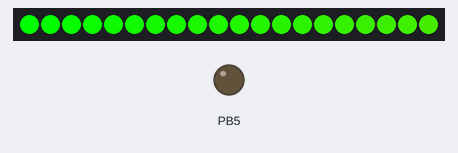
Simulated run of this sketch. Board: ATtiny85, built with avr-gcc and run on an emulated ATtiny85. Shown: 20 RGB LEDs in strip order, left to right, output pins drawn as LEDs (lit = HIGH). Wiring (inferred from the names in the program): WS2801 LEDs: data PB4; clock PB2. Dim RGB values are drawn brighter than linear; pins used as bus, display or sensor lines are not drawn.

Above: at 62.19 s.
At 63.4 s:
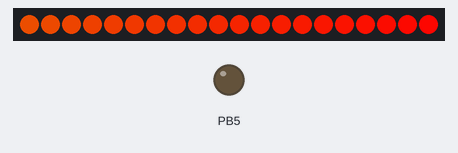
At 64.61 s:
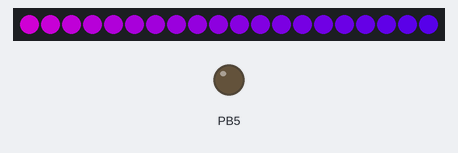
At 67.35 s:
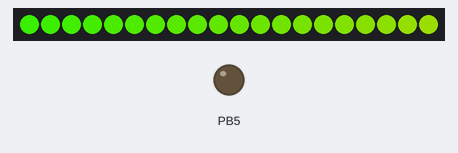
Timing chart, 0 to 68.8 s (numbered marks = the images above):
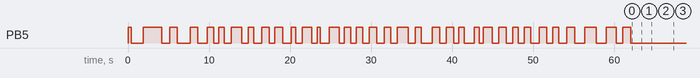

The sketch:

floppy-music.ino
```cpp
/****************************************/
/* Access point for the Arduino project */
/****************************************/
```

main.cpp
```cpp
#include <Arduino.h>
#include "SPI.h"
#ifdef __AVR_ATtiny85__
 #include <avr/power.h>
#endif

#include "src/MusicalFloppyDrives.h"
#include "src/Adafruit_WS2801.h"

#define NUMBER_OF_LEDS 20
#define RAINBOW_DELAY_MS 15
#define ONE_BYTE_SHIFT 8
#define COLOR_WHEEL_THRESHOLD_1 85
#define COLOR_WHEEL_THRESHOLD_2 170
#define MIN_RGB_VALUE 0
#define MAX_RGB_VALUE 255
#define RGB_COMPONENTS_NUMBER 3
#define ITERATOR_INITIAL_VALUE 0

// LED strip functions prototypes
uint32_t createColorRGB(byte r, byte g, byte b);
uint32_t createColorWheel(byte initialWheelPos);
void showRainbow(byte delayMS);

// Instances of objects
MusicalFloppyDrives floppyMusicalDrives = MusicalFloppyDrives();
Adafruit_WS2801 ledStrip = Adafruit_WS2801(NUMBER_OF_LEDS);

// Setup --> called once, at startup
void setup()
{
#if defined(__AVR_ATtiny85__) && (F_CPU == 16000000L)
  clock_prescale_set(clock_div_1); // Enable 16 MHz on Trinket
#endif

  // Initialize LED strip and floppy drives
  ledStrip.begin();
  ledStrip.show();
  floppyMusicalDrives.setup();

  // Play hardcoded song just once
  floppyMusicalDrives.playImperialMarchSong();
}

// Loop --> called infinitely
void loop()
{
  showRainbow(RAINBOW_DELAY_MS);
}

// Function definitions of above prototypes

// Create a color given the three R, G and B components between 0 and 255
uint32_t createColorRGB(byte r, byte g, byte b)
{
  uint32_t c;
  c = r;
  c <<= ONE_BYTE_SHIFT;
  c |= g;
  c <<= ONE_BYTE_SHIFT;
  c |= b;
  return c;
}

// Move through all colors given an starting color between 0 and 255
uint32_t createColorWheel(byte initialColor)
{
  if (initialColor < COLOR_WHEEL_THRESHOLD_1)
    return createColorRGB(initialColor * RGB_COMPONENTS_NUMBER, MAX_RGB_VALUE - initialColor * RGB_COMPONENTS_NUMBER, MIN_RGB_VALUE);
  else if (initialColor < COLOR_WHEEL_THRESHOLD_2)
  {
    initialColor -= COLOR_WHEEL_THRESHOLD_1;
    return createColorRGB(MAX_RGB_VALUE - initialColor * RGB_COMPONENTS_NUMBER, MIN_RGB_VALUE, initialColor * RGB_COMPONENTS_NUMBER);
  }
  else
  {
    initialColor -= COLOR_WHEEL_THRESHOLD_2;
    return createColorRGB(MIN_RGB_VALUE, initialColor * RGB_COMPONENTS_NUMBER, MAX_RGB_VALUE - initialColor * RGB_COMPONENTS_NUMBER);
  }
}

// Show a rainbow which color moves with a given delay
void showRainbow(byte movingDelayMS)
{
  int iterator_1, iterator_2;
  for (iterator_2 = ITERATOR_INITIAL_VALUE; iterator_2 <= MAX_RGB_VALUE; iterator_2++)
  {
    for (iterator_1 = ITERATOR_INITIAL_VALUE; iterator_1 < ledStrip.numPixels(); iterator_1++)
      ledStrip.setPixelColor(iterator_1, createColorWheel( (iterator_1 + iterator_2) % MAX_RGB_VALUE));
    ledStrip.show();
    delay(movingDelayMS);
  }
}
```

MusicalFloppyDrives.h
```cpp
#ifndef _MUSICALFLOPPYDRIVES_H_
#define _MUSICALFLOPPYDRIVES_H_

#include <Arduino.h>
#include <TimerOne.h>

class MusicalFloppyDrives {
public:
  static void setup();
  static void playImperialMarchSong();

protected:
  static const unsigned int FLOPPY_MAX_POSITION[];
  static unsigned int currentFloppyHeadPosition[];
  static int currentFloppyPinState[];
  static unsigned int currentFloppyPeriod[];
  static unsigned int currentFloppyTickCount[];

  static void playMusicalNote(byte driveNum, unsigned int const chargeNotes[], byte numElements);
  static void resetAllDrivesSimultaneously();
  static void toggleFloppyPin(byte driveNum, byte pin, byte direction_pin);
  static void tick();
};

#endif // _MUSICALFLOPPYDRIVES_H_
```

Source omitted: MusicalFloppyDrives.cpp (26990 bytes)

Measured:
- by itself, everything shown: repeats every 4.9 s, in 16 steps
